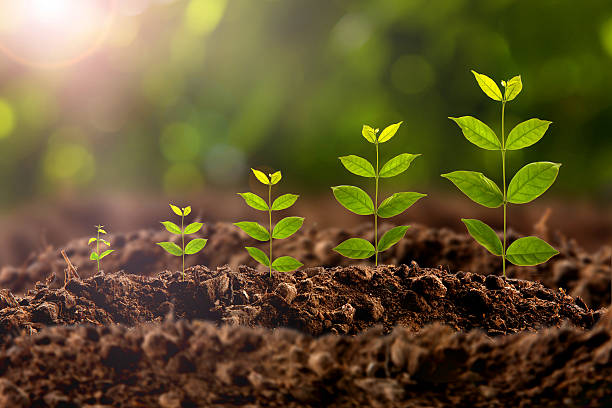
#> input picture Image_processing_study/images/plant.jpg, 612 x 408 px, found by its file name
$ python image_blening_pyramid.py
#> lines starting #> are read from the running program, lines starting #| are printed output that depends on the picture
import numpy as np
import cv2


def showimg(image):
    cv2.imshow("iwin",image)
    cv2.waitKey(0)
image =cv2.imread("/../images/plant.jpg",-1)
#> image is the input picture: shape (408, 612, 3); mean B, G, R 46, 84.8, 98.6
image.shape

image2 = cv2.imread("D:/Code Base/Image_processing_study/images/fall.jpg",-1)
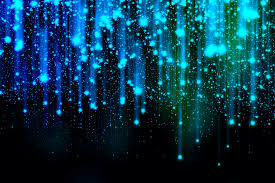
#> input picture Image_processing_study/images/fall.jpg, 275 x 183 px, found by its file name
#> image2 is the input picture: shape (183, 275, 3); mean B, G, R 75.8, 54.6, 4.8
image2.shape

image =cv2.resize(image,tuple(reversed(image2.shape[:2])))
#> image: shape (183, 275, 3)


#Generate gaussian pyramid for image
G = image.copy()
gpA =[G]
for i in range(5):
    G = cv2.pyrDown(G)
    gpA.append(G)
#> after the loop, gpA = 6 items

#Generate gaussian pyramid for image1
G = image2.copy()
gpB =[G]
for i in range(5):
    G = cv2.pyrDown(G)
    gpB.append(G)
#> this loop made 5 passes
#> pass 1, `G = cv2.pyrDown(G)`:
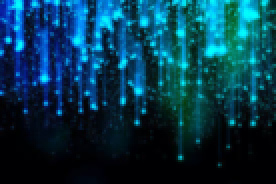
#> G: shape (92, 138, 3) (shown 2 times larger); mean B, G, R 75.8, 54.6, 4.8
#> after the loop, gpB = 6 items


#Generate Laplacian pyramid
lpA= [gpA[5]]
for i in range(5,0,-1):
    GE = cv2.pyrUp(gpA[i])
    GE =cv2.resize(GE,tuple(reversed(gpA[i-1].shape[:2])))
    L = cv2.subtract(gpA[i-1],GE)
    lpA.append(L)
#> this loop made 5 passes
#> pass 2, `L = cv2.subtract(gpA[i-1],GE)`:
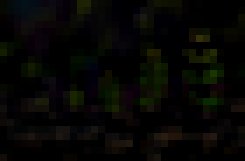
#> L: shape (23, 35, 3) (shown 7 times larger); mean of channels 0, 1, 2 3.6, 6.1, 6; drawn as B, G, R
#> after the loop, lpA = 6 items

lpB = [gpB[5]]
for i in range(5,0,-1):
    GE = cv2.pyrUp(gpB[i])
    GE =cv2.resize(GE,tuple(reversed(gpB[i-1].shape[:2])))
    L = cv2.subtract(gpA[i-1],GE)
    lpB.append(L)
#> after the loop, lpB = 6 items

test = np.hstack((image,image2,image))
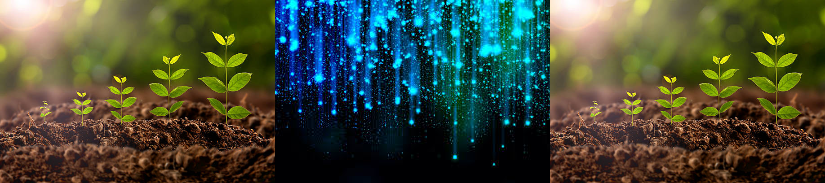
#> test: shape (183, 825, 3); mean B, G, R 55.9, 74.7, 67.3
test = np.vstack((test,test))
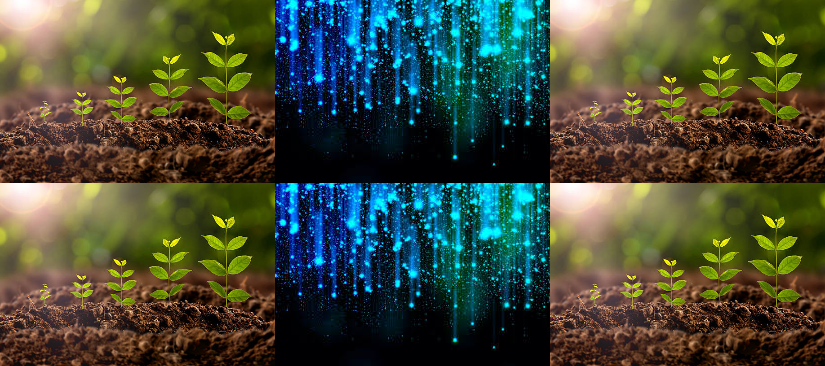
#> test: shape (366, 825, 3); mean B, G, R 55.9, 74.7, 67.3
showimg(test)

#add left and right part of the image in eachlevel

LS = []
for la,lb in zip(lpA,lpB):
    rows,cols,dpt = la.shape
    ls = np.hstack((la[:,0:int(cols/2)], lb[:,int(cols/2):]))
    LS.append(ls)
#> this loop made 6 passes
#> (rows, cols) on passes 1 to 6: (6, 9), (12, 18), (23, 35), (46, 69), (92, 138), (183, 275)
#> pass 3, `ls = np.hstack((la[:,0:int(cols/2)], lb[:,int(cols/2):]))`:
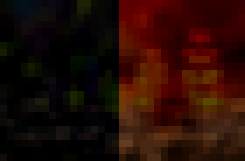
#> ls: shape (23, 35, 3) (shown 7 times larger); mean of channels 0, 1, 2 4.2, 11.2, 38.1; drawn as B, G, R
#> after the loop, LS = 6 items

#Now reconstruct
ls_ = LS[0]

for i in range(1,6):
    ls_ =  cv2.pyrUp(ls_)
    ls_ = cv2.resize(ls_,tuple(reversed(LS[i].shape[:2])))
    ls_ = cv2.add(ls_,LS[i])
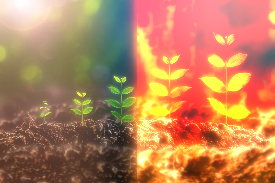
#> ls_: shape (183, 275, 3); mean of channels 0, 1, 2 91, 129.7, 186.9; drawn as B, G, R

#Result of blened imgage
showimg(ls_)
